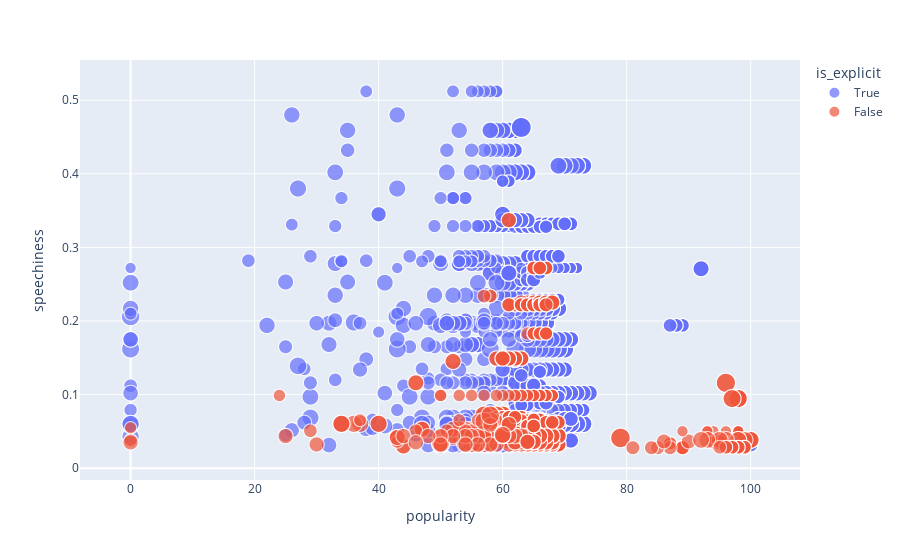

Here is the notebook cell this chart was saved with:
### Code cell
fig4=px.scatter(df_GR, x= 'popularity', y= 'speechiness',size='tempo',color='is_explicit',hover_data='loudness')
fig4

### Figure 1 — Plotly figure (JSON) as saved in the notebook; plotly's stock layout.template omitted (floating-point values rounded to 4 significant figures; data arrays with more than 128 entries replaced by an {"elided": "..."} marker saying what was removed)
{"data": [{"customdata": {"elided": "3217x1 float values"}, "hovertemplate": "is_explicit=True<br>popularity=%{x}<br>speechiness=%{y}<br>tempo=%{marker.size}<br>loudness=%{customdata[0]}<extra></extra>", "legendgroup": "True", "marker": {"color": "#636efa", "size": {"elided": "3217 float values"}, "sizemode": "area", "sizeref": 0.5293, "symbol": "circle"}, "mode": "markers", "name": "True", "showlegend": true, "type": "scattergl", "x": {"elided": "3217 int values"}, "xaxis": "x", "y": {"elided": "3217 float values"}, "yaxis": "y"}, {"customdata": {"elided": "1187x1 float values"}, "hovertemplate": "is_explicit=False<br>popularity=%{x}<br>speechiness=%{y}<br>tempo=%{marker.size}<br>loudness=%{customdata[0]}<extra></extra>", "legendgroup": "False", "marker": {"color": "#EF553B", "size": {"elided": "1187 float values"}, "sizemode": "area", "sizeref": 0.5293, "symbol": "circle"}, "mode": "markers", "name": "False", "showlegend": true, "type": "scattergl", "x": {"elided": "1187 int values"}, "xaxis": "x", "y": {"elided": "1187 float values"}, "yaxis": "y"}], "layout": {"legend": {"itemsizing": "constant", "title": {"text": "is_explicit"}, "tracegroupgap": 0}, "margin": {"t": 60}, "xaxis": {"anchor": "y", "domain": [0, 1], "title": {"text": "popularity"}}, "yaxis": {"anchor": "x", "domain": [0, 1], "title": {"text": "speechiness"}}}}
